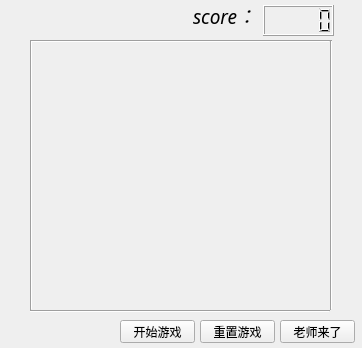
<?xml version="1.0" encoding="UTF-8"?>
<ui version="4.0">
 <class>Game</class>
 <widget class="QWidget" name="Game">
  <property name="geometry">
   <rect>
    <x>0</x>
    <y>0</y>
    <width>362</width>
    <height>348</height>
   </rect>
  </property>
  <property name="windowTitle">
   <string>摸鱼必备</string>
  </property>
  <widget class="QWidget" name="centralwidget" native="true">
   <property name="geometry">
    <rect>
     <x>0</x>
     <y>0</y>
     <width>385</width>
     <height>348</height>
    </rect>
   </property>
   <widget class="QPushButton" name="GameExit_Button">
    <property name="geometry">
     <rect>
      <x>280</x>
      <y>320</y>
      <width>75</width>
      <height>23</height>
     </rect>
    </property>
    <property name="font">
     <font>
      <family>Microsoft YaHei UI Light</family>
     </font>
    </property>
    <property name="text">
     <string>老师来了</string>
    </property>
   </widget>
   <widget class="QLCDNumber" name="Score_LcdNumber">
    <property name="geometry">
     <rect>
      <x>263</x>
      <y>5</y>
      <width>71</width>
      <height>31</height>
     </rect>
    </property>
   </widget>
   <widget class="QPushButton" name="GameStart_Button">
    <property name="geometry">
     <rect>
      <x>120</x>
      <y>320</y>
      <width>75</width>
      <height>23</height>
     </rect>
    </property>
    <property name="font">
     <font>
      <family>Microsoft YaHei UI Light</family>
     </font>
    </property>
    <property name="text">
     <string>开始游戏</string>
    </property>
   </widget>
   <widget class="Line" name="Top_Line">
    <property name="geometry">
     <rect>
      <x>30</x>
      <y>40</y>
      <width>300</width>
      <height>3</height>
     </rect>
    </property>
    <property name="orientation">
     <enum>Qt::Horizontal</enum>
    </property>
   </widget>
   <widget class="Line" name="Left_Line">
    <property name="geometry">
     <rect>
      <x>30</x>
      <y>40</y>
      <width>3</width>
      <height>270</height>
     </rect>
    </property>
    <property name="orientation">
     <enum>Qt::Vertical</enum>
    </property>
   </widget>
   <widget class="Line" name="Down_Line">
    <property name="geometry">
     <rect>
      <x>30</x>
      <y>310</y>
      <width>300</width>
      <height>3</height>
     </rect>
    </property>
    <property name="orientation">
     <enum>Qt::Horizontal</enum>
    </property>
   </widget>
   <widget class="Line" name="Right_Line">
    <property name="geometry">
     <rect>
      <x>330</x>
      <y>40</y>
      <width>3</width>
      <height>270</height>
     </rect>
    </property>
    <property name="orientation">
     <enum>Qt::Vertical</enum>
    </property>
   </widget>
   <widget class="QPushButton" name="GameRestart_Button">
    <property name="geometry">
     <rect>
      <x>200</x>
      <y>320</y>
      <width>75</width>
      <height>23</height>
     </rect>
    </property>
    <property name="font">
     <font>
      <family>Microsoft YaHei UI Light</family>
     </font>
    </property>
    <property name="text">
     <string>重置游戏</string>
    </property>
   </widget>
   <widget class="QLabel" name="Score_Label">
    <property name="geometry">
     <rect>
      <x>193</x>
      <y>0</y>
      <width>71</width>
      <height>31</height>
     </rect>
    </property>
    <property name="font">
     <font>
      <family>Cascadia Mono ExtraLight</family>
      <pointsize>14</pointsize>
      <weight>50</weight>
      <italic>true</italic>
      <bold>false</bold>
     </font>
    </property>
    <property name="text">
     <string>score：</string>
    </property>
   </widget>
  </widget>
 </widget>
 <resources/>
 <connections/>
</ui>
